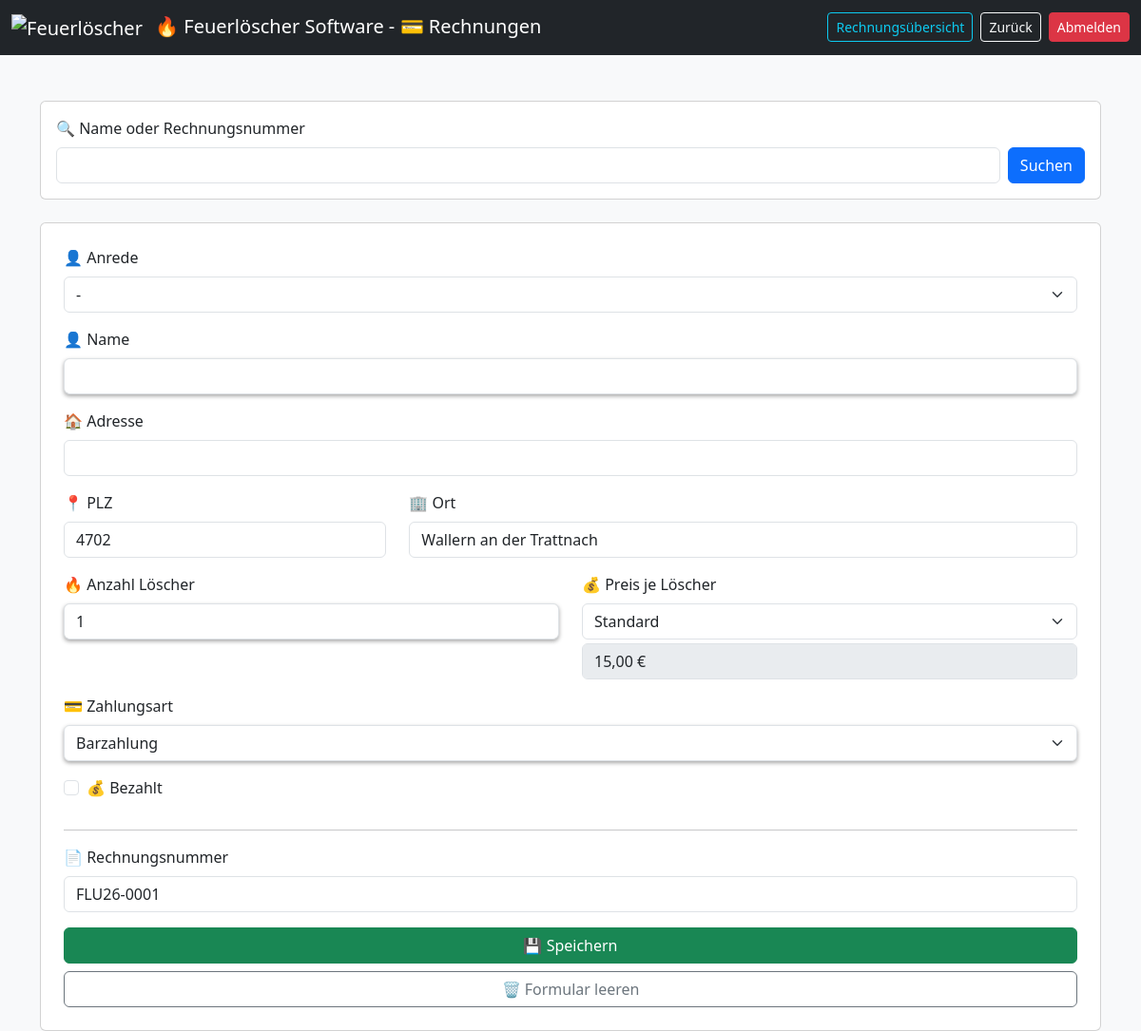
/rechnung.php (signed in), run on an earlier commit of the app's database.
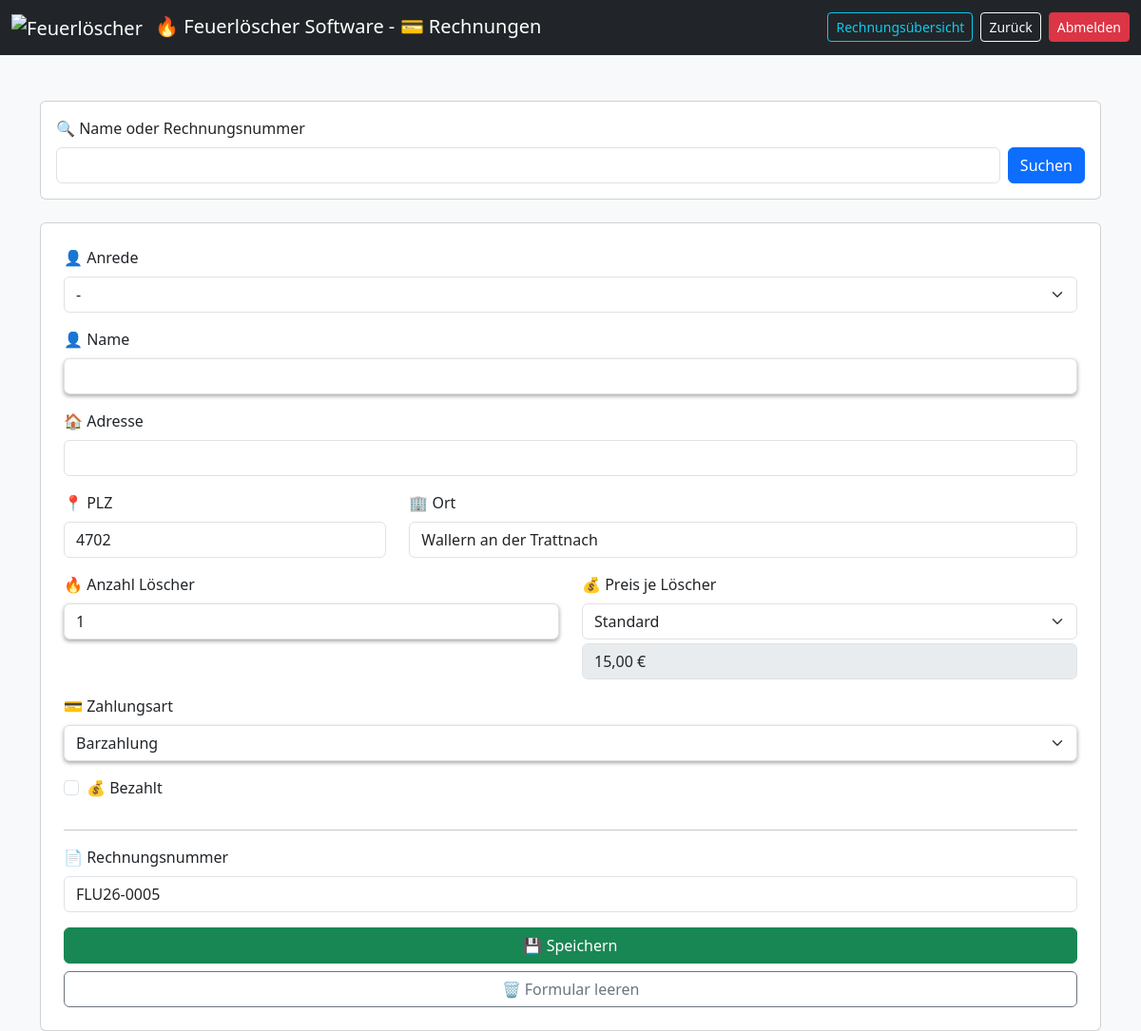
And on a later commit of the database.
### tables this page shows
CREATE TABLE rechnungen (
    id INTEGER PRIMARY KEY AUTOINCREMENT,
    anrede TEXT,                         -- Herr, Frau, Firma, etc.
    name TEXT,
    adresse TEXT,
    plz TEXT,
    ort TEXT,
    anzahl_loescher INTEGER,
    preis_pro_loescher REAL,
    zeitstempel_erstellung TEXT,
    rechnung_gedruckt INTEGER DEFAULT 0,
    zeitstempel_gedruckt TEXT,
    rechnungsnummer TEXT,
    zahlungsart TEXT DEFAULT 'Barzahlung',  -- Barzahlung, Kartenzahlung, SumUp
    bezahlt INTEGER DEFAULT 0 ,            -- 0 = nicht bezahlt, 1 = bezahlt
    sumup_transaction_id TEXT,
    sumup_status TEXT
);

### rechnung.php (the view, shortened to what this page needs)
<?php
$db = getDB();
$editEntry = null;
$preise = [
    'Standard' => PREIS_STANDARD,
    'Rabatt' => PREIS_RABATT,
    'Gratis' => PREIS_GRATIS
];
$lastNr = $db->querySingle("
    SELECT rechnungsnummer FROM rechnungen
    WHERE rechnungsnummer LIKE '".RECHNUNGS_PREFIX."%'
    ORDER BY id DESC LIMIT 1
");
if ($lastNr) {
    $number = intval(str_replace(RECHNUNGS_PREFIX, '', $lastNr)) + 1;
} else {
    $number = 1;
}
$nextRechnungsnummer = RECHNUNGS_PREFIX . str_pad($number, 4, '0', STR_PAD_LEFT);
$currentTyp = '';
?>
<!DOCTYPE html>
<html>
<head>
<link href="https://cdn.jsdelivr.net/npm/bootstrap@5.3.0/dist/css/bootstrap.min.css" rel="stylesheet">
</head>
<body class="bg-light">
<nav class="navbar navbar-expand-lg navbar-dark bg-dark">
    <div class="container-fluid">
        <span class="navbar-brand">
            <img src="./images/Feuerlöscher.ico" alt="Feuerlöscher" width="24" height="24" class="me-2">
            &#128293; Feuerlöscher Software - &#128179; Rechnungen
        </span>
        <div class="d-flex gap-2">
            <a href="rechnungen_anzeigen.php" class="btn btn-outline-info btn-sm">Rechnungsübersicht</a>
            <a href="index.php" class="btn btn-outline-light btn-sm">
                Zurück
            </a>
            <a href="?logout=1" class="btn btn-danger btn-sm">
                Abmelden
            </a>
        </div>
    </div>
</nav>
<div class="container mt-5">
<form method="post" class="card p-3 mb-4">
    <label class="form-label">&#128269; Name oder Rechnungsnummer</label>
    <div class="d-flex gap-2">
        <input type="text" name="suchfeld" class="form-control" autocomplete="off" list="sucheListe">
        <button name="suche" class="btn btn-primary">Suchen</button>
    </div>
</form>
<form method="post" id="rechnungsForm" class="card p-4">
<div class="mb-3">
    <label class="form-label">&#128100; Anrede</label>
    <select name="anrede" class="form-select">
        <option <?= ($editEntry['anrede'] ?? '')==''?'selected':'' ?>>-</option>
    </select>
</div>
<div class="mb-3">
    <label class="form-label">&#128100; Name</label>
    <input list="namenListe" name="name" class="form-control highlight" autocomplete="off"
        value="<?= htmlspecialchars($editEntry['name'] ?? '') ?>" required>
</div>
<div class="mb-3">
    <label class="form-label">&#127968; Adresse</label>
    <input type="text" name="adresse" class="form-control"
        value="<?= htmlspecialchars($editEntry['adresse'] ?? '') ?>">
</div>
<div class="row">
    <div class="col-md-4 mb-3">
        <label class="form-label">&#128205; PLZ</label>
        <input type="text" name="plz" class="form-control"
            value="<?= htmlspecialchars($editEntry['plz'] ?? '4702') ?>">
    </div>
    <div class="col-md-8 mb-3">
        <label class="form-label">&#127970; Ort</label>
        <input type="text" name="ort" class="form-control"
            value="<?= htmlspecialchars($editEntry['ort'] ?? 'Wallern an der Trattnach') ?>">
    </div>
</div>
<div class="row">
    <div class="col-md-6 mb-3">
        <label class="form-label">&#128293; Anzahl Löscher</label>
        <input type="number" name="anzahl" class="form-control highlight"
            value="<?= $editEntry['anzahl_loescher'] ?? 1 ?>">
    </div>
    <div class="col-md-6 mb-3">
        <label class="form-label">&#128176; Preis je Löscher</label>
        <select name="typ" id="typSelect" class="form-select">
            <?php foreach ($preise as $k => $v): ?>
            <option value="<?= $k ?>" <?= ($currentTyp==$k)?'selected':'' ?>><?= $k ?></option>
            <?php endforeach; ?>
        </select>
        <input type="text" id="preisField" class="form-control mt-1" disabled>
    </div>
</div>
<div class="mb-3">
    <label class="form-label">&#128179; Zahlungsart</label>
    <select name="zahlungsart" id="zahlungsartSelect" class="form-select highlight">
        <?php
        $selectedZahlungsart = isset($editEntry['zahlungsart']) ? $editEntry['zahlungsart'] : 'Barzahlung';
        ?>
        <option value="Barzahlung" <?= ($selectedZahlungsart =='Barzahlung')?'selected':'' ?>>Barzahlung</option>
    </select>
</div>
<div class="mb-3 form-check">
    <input type="checkbox" name="bezahlt" value="1" class="form-check-input" id="bezahltCheck" <?= ($editEntry['bezahlt'] ?? 0) ? 'checked' : '' ?>>
    <label class="form-check-label" for="bezahltCheck">&#128176; Bezahlt</label>
</div>
<hr>
<div class="mb-3">
    <label class="form-label">&#128196; Rechnungsnummer</label>
    <input type="text" name="rechnungsnummer" class="form-control"
       value="<?= htmlspecialchars($editEntry['rechnungsnummer'] ?? $nextRechnungsnummer) ?>"
       readonly>
</div>
<button class="btn btn-success w-100" name="save_rechnung" id="submitFormBtn">&#128190; Speichern</button>
<button type="button" class="btn btn-outline-secondary w-100 mt-2" id="clearForm">&#128465; Formular leeren</button>
</form>
</div>
</body>
</html>

What changed in the data, as far as the page shows it:
added rechnungen: rechnungsnummer "FLU26-0005"
Also different on the page:
form field rechnungsnummer: "FLU26-0001" → (not shown)
